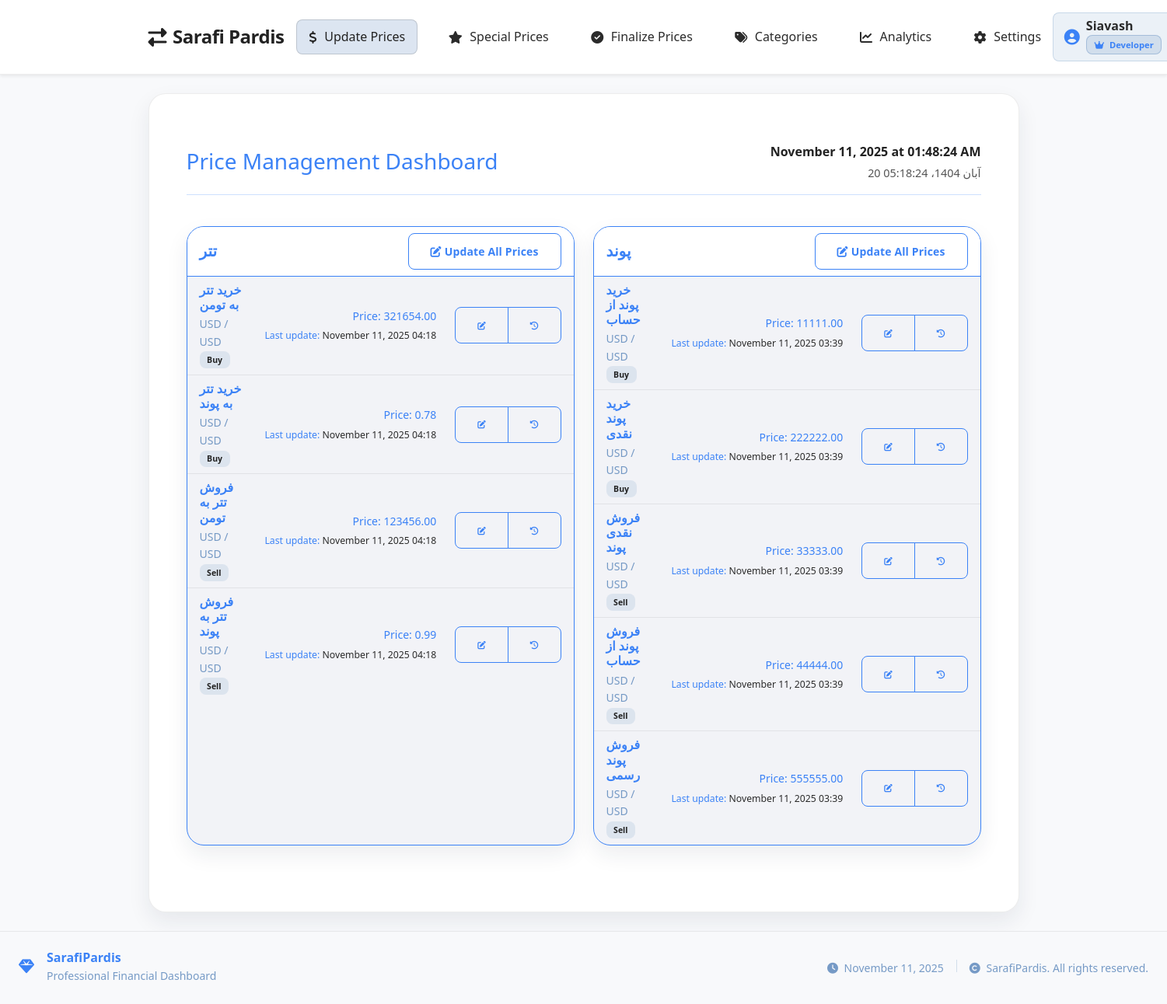
Page /prices/ (signed in) on the committed database.
### accounts/models.py (models this page shows, shortened)
class CustomUser(AbstractBaseUser, PermissionsMixin):
    ROLE_MANAGEMENT = 'management'
    ROLE_EMPLOYEE = 'employee'
    ROLE_DEVELOPER = 'developer'
    ROLE_CHOICES = (
        (ROLE_MANAGEMENT, 'Management'),
        (ROLE_EMPLOYEE, 'Employee'),
        (ROLE_DEVELOPER, 'Developer'),
    )
    username = models.CharField(max_length=150, unique=True)
    full_name = models.CharField(max_length=255, blank=True)
    role = models.CharField(max_length=20, choices=ROLE_CHOICES, default=ROLE_EMPLOYEE)
    is_active = models.BooleanField(default=True)
    is_staff = models.BooleanField(default=False)
    date_joined = models.DateTimeField(default=timezone.now)
    objects = CustomUserManager()
    USERNAME_FIELD = 'username'
    REQUIRED_FIELDS = []
    class Meta:
        verbose_name = 'user'
        verbose_name_plural = 'users'
    def get_full_name(self):
        return self.full_name or self.username

### category/models.py (models this page shows, shortened)
class Category(models.Model):
    name = models.CharField(max_length=100, unique=True)
    slug = models.SlugField(max_length=120, unique=True, blank=True)
    description = models.TextField(blank=True, null=True)
    created_at = models.DateTimeField(auto_now_add=True)
    updated_at = models.DateTimeField(auto_now=True)
    class Meta:
        verbose_name = "Category"
        verbose_name_plural = "Categories"
        ordering = ['name']

class PriceType(models.Model):
    category = models.ForeignKey(Category, on_delete=models.CASCADE, related_name='price_types')
    name = models.CharField(max_length=100)
    slug = models.SlugField(max_length=120, blank=True)
    source_currency = models.ForeignKey('Currency', on_delete=models.PROTECT, related_name='+')
    target_currency = models.ForeignKey('Currency', on_delete=models.PROTECT, related_name='+')
    TRADE_CHOICES = (
        ('buy', 'Buy'),
        ('sell', 'Sell'),
    )
    trade_type = models.CharField(max_length=10, choices=TRADE_CHOICES)
    description = models.TextField(blank=True, null=True)
    created_at = models.DateTimeField(auto_now_add=True)
    updated_at = models.DateTimeField(auto_now=True)
    class Meta:
        verbose_name = "PriceType"
        verbose_name_plural = "PriceTypes"
        ordering = ['name']
        constraints = [
            models.UniqueConstraint(fields=['category', 'name'], name='unique_category_pricetype_name'),
        ]

class Currency(models.Model):
    code = models.CharField(max_length=10, unique=True)
    name = models.CharField(max_length=100)
    symbol = models.CharField(max_length=10, blank=True)
    class Meta:
        verbose_name = 'Currency'
        verbose_name_plural = 'Currencies'

### change_price/models.py (models this page shows, shortened)
class PriceHistory(models.Model):
    price_type = models.ForeignKey(PriceType, on_delete=models.CASCADE, related_name='price_histories')
    price = models.DecimalField(max_digits=20, decimal_places=2, validators=[MinValueValidator(0)])
    created_at = models.DateTimeField(auto_now_add=True)
    updated_at = models.DateTimeField(auto_now=True)
    notes = models.TextField(blank=True, null=True)
    class Meta:
        verbose_name = "Price History"
        verbose_name_plural = "Price Histories"
        ordering = ['-created_at']

### change_price/views.py (the view)
# urls.py: path('', views.price_dashboard, name='dashboard'),
def price_dashboard(request):
    categories = Category.objects.prefetch_related(
        Prefetch(
            'price_types',
            queryset=PriceType.objects.prefetch_related('price_histories').select_related(
                'source_currency', 'target_currency'
            )
        )
    ).all()
    context = {
        'categories': categories
    }
    return render(request, 'change_price/price_dashboard.html', context)

### category/context_processors.py (called while the page is built)
def categories_processor(request):
    return {
        'categories': Category.objects.prefetch_related('price_types').all()
    }

### change_price/templates/change_price/price_dashboard.html (shortened to what this page needs)
{% extends "base.html" %}
{% load static %}
{% load change_price_tags %}
{% block content %}
<div class="container-fluid py-4">
    <div class="row mb-4">
        <div class="col-12">
            <div class="d-flex justify-content-between align-items-center">
                <h1 class="h3 mb-0 text-gold">Price Management Dashboard</h1>
                <div class="text-gold-light time-display">
                    <div class="time-english" id="current-time"></div>
                    <div class="time-jalali" id="current-time-jalali"></div>
                </div>
            </div>
            <hr class="border-gold">
        </div>
    </div>
    <div class="row">
        {% for category in categories %}
        <div class="col-md-6 mb-4">
            <div class="card bg-dark border-gold h-100">
                <div class="card-header bg-black-secondary border-bottom-gold">
                    <div class="d-flex justify-content-between align-items-center">
                        <h5 class="card-title mb-0 text-gold">{{ category.name }}</h5>
                        <div>
                            <a href="{% url 'change_price:update_category_prices' category.id %}"
                               class="btn btn-sm btn-outline-light border-gold text-gold">
                                <i class="fas fa-edit me-1"></i>Update All Prices
                            </a>
                        </div>
                    </div>
                </div>
                <div class="card-body p-0">
                    <div class="list-group list-group-flush">
                        {% for price_type in category.price_types.all %}
                        <div class="list-group-item bg-dark border-light-gold">
                            <div class="row align-items-center">
                                <div class="col">
                                    <h6 class="mb-1 text-gold">{{ price_type.name }}</h6>
                                    <div class="small">
                                        <span class="text-gold-light me-3">{{ price_type.source_currency.code }} / {{ price_type.target_currency.code }}</span>
                                        <span class="badge bg-light-gold text-dark">{{ price_type.get_trade_type_display }}</span>
                                    </div>
                                </div>
                                <div class="col-auto">
                                    {% with latest_price=price_type.price_histories.first %}
                                    {% if latest_price %}
                                    <div class="text-end small">
                                        <div class="text-gold mb-1">Price: {{ latest_price.price }}</div>
                                        <div class="text-gold small">
                                            Last update:
                                            <span>{{ latest_price.updated_at|date:"F d, Y H:i" }}</span>
                                        </div>
                                    </div>
                                    {% else %}
                                    <div class="text-gold">No prices set</div>
                                    {% endif %}
                                    {% endwith %}
                                </div>
                                <div class="col-auto">
                                    <div class="btn-group">
                                        <a href="{% url 'change_price:update_price' price_type.id %}"
                                           class="btn btn-sm btn-outline-light border-gold text-gold"
                                           title="Update Price">
                                        </a>
                                        <a href="{% url 'change_price:price_history' price_type.id %}"
                                           class="btn btn-sm btn-outline-light border-gold text-gold"
                                           title="View History">
                                        </a>
                                    </div>
                                </div>
                            </div>
                        </div>
                        {% endfor %}
                    </div>
                </div>
            </div>
        </div>
        {% endfor %}
    </div>
</div>
{% endblock %}

### templates/base.html (shortened to what this page needs)
<!DOCTYPE html>
<html lang="en">
<head>
    {% load static %}
    <link href="{% static 'css/bootstrap.min.css' %}" rel="stylesheet">
    <link href="https://cdnjs.cloudflare.com/ajax/libs/font-awesome/6.4.0/css/all.min.css" rel="stylesheet">
    <link href="{% static 'css/style.css' %}" rel="stylesheet">
</head>
<body>
    {% include 'partials/navbar.html' %}
    <main class="container my-4">
        {% block content %}
        {% endblock %}
    </main>
    {% include 'partials/footer.html' %}
</body>
</html>

### templates/partials/navbar.html (shortened to what this page needs)
<nav class="navbar navbar-expand-lg sticky-top shadow-sm" id="mainNavbar">
        <div class="container ps-0 d-flex align-items-center">
            <a class="navbar-brand fw-bold d-flex align-items-center" href="{% url 'dashboard:home' %}">
                <i class="fas fa-exchange-alt me-2"></i>
                Sarafi Pardis
            </a>
            <div class="collapse navbar-collapse flex-grow-1" id="mainNavbarContent">
                <ul class="navbar-nav mx-auto mb-2 mb-lg-0">
                                          <li class="nav-item">
                          <a class="nav-link" href="{% url 'change_price:dashboard' %}">
                              <i class="fas fa-dollar-sign me-1"></i>
                              Update Prices
                          </a>
                      </li>
                      <li class="nav-item">
                          <a class="nav-link" href="{% url 'special_price:dashboard' %}">
                              <i class="fas fa-star me-1"></i>
                              Special Prices
                          </a>
                      </li>
                      <li class="nav-item">
                          <a class="nav-link" href="{% url 'finalize:dashboard' %}">
                              <i class="fas fa-check-circle me-1"></i>
                              Finalize Prices
                          </a>
                      </li>
                      <li class="nav-item">
                          <a class="nav-link" href="{% url 'category:category_dashboard' %}">
                              <i class="fas fa-tags me-1"></i>
                              Categories
                          </a>
                      </li>
                    <li class="nav-item">
                        <a class="nav-link" href="#">
                            <i class="fas fa-chart-line me-1"></i>
                            Analytics
                        </a>
                    </li>
                    <li class="nav-item">
                        <a class="nav-link" href="{% url 'setting:settings' %}">
                            <i class="fas fa-cog me-1"></i>
                            Settings
                        </a>
                    </li>
                </ul>
                <ul class="navbar-nav user-section align-items-center">
                    {% if user.is_authenticated %}
                        <li class="nav-item">
                            <div class="user-info d-flex align-items-center">
                                <i class="fas fa-user-circle me-2 fs-5" style="color: var(--color-accent);"></i>
                                <div class="text-start">
                                    <div class="fw-semibold lh-1">
                                        {% if user.get_full_name %}
                                            {{ user.get_full_name }}
                                        {% else %}
                                            {{ user.username }}
                                        {% endif %}
                                    </div>
                                    <div class="small text-muted mt-1">
                                        <span class="badge user-role-badge">
                                            <i class="fas fa-crown me-1"></i>
                                            {{ user.role|capfirst }}
                                        </span>
                                    </div>
                                </div>
                            </div>
                        </li>
                    {% endif %}
                </ul>
            </div>
        </div>
    </nav>

### templates/partials/footer.html (shortened to what this page needs)
<footer class="footer mt-auto py-4">
    <div class="container-fluid">
        <div class="row align-items-center">
            <div class="col-md-6 text-center text-md-start">
                <div class="d-flex align-items-center justify-content-center justify-content-md-start">
                    <div class="me-3">
                        <i class="fas fa-gem text-gold fs-5"></i>
                    </div>
                    <div>
                        <h6 class="mb-0 text-gold fw-bold">SarafiPardis</h6>
                        <small class="text-gold-light">Professional Financial Dashboard</small>
                    </div>
                </div>
            </div>
            <div class="col-md-6 text-center text-md-end mt-3 mt-md-0">
                <div class="d-flex flex-column flex-sm-row align-items-center justify-content-center justify-content-md-end gap-3">
                    <small class="text-gold-light">
                        <i class="fas fa-clock me-1"></i>
                        {% now "F j, Y" %}
                    </small>
                    <small class="text-gold-light">
                        <i class="fas fa-copyright me-1"></i>
                          SarafiPardis. All rights reserved.
                    </small>
                </div>
            </div>
        </div>
    </div>
</footer>

### rows in the picture
CustomUser: get_full_name "Siavash", role "Developer"
Category: name "تتر"
PriceType: name "خرید تتر به تومن", source_currency.code "USD", target_currency.code "USD", trade_type "Buy", price_histories.first.price "321654.00", price_histories.first.updated_at "November 11, 2025 04:18"
PriceType: name "خرید تتر به پوند", source_currency.code "USD", target_currency.code "USD", trade_type "Buy", price_histories.first.price "0.78", price_histories.first.updated_at "November 11, 2025 04:18"
PriceType: name "فروش تتر به تومن", source_currency.code "USD", target_currency.code "USD", trade_type "Sell", price_histories.first.price "123456.00", price_histories.first.updated_at "November 11, 2025 04:18"
PriceType: name "فروش تتر به پوند", source_currency.code "USD", target_currency.code "USD", trade_type "Sell", price_histories.first.price "0.99", price_histories.first.updated_at "November 11, 2025 04:18"
Category: name "پوند"
PriceType: name "خرید پوند از حساب", source_currency.code "USD", target_currency.code "USD", trade_type "Buy", price_histories.first.price "11111.00", price_histories.first.updated_at "November 11, 2025 03:39"
PriceType: name "خرید پوند نقدی", source_currency.code "USD", target_currency.code "USD", trade_type "Buy", price_histories.first.price "222222.00", price_histories.first.updated_at "November 11, 2025 03:39"
PriceType: name "فروش نقدی پوند", source_currency.code "USD", target_currency.code "USD", trade_type "Sell", price_histories.first.price "33333.00", price_histories.first.updated_at "November 11, 2025 03:39"
PriceType: name "فروش پوند از حساب", source_currency.code "USD", target_currency.code "USD", trade_type "Sell", price_histories.first.price "44444.00", price_histories.first.updated_at "November 11, 2025 03:39"
PriceType: name "فروش پوند رسمی", source_currency.code "USD", target_currency.code "USD", trade_type "Sell", price_histories.first.price "555555.00", price_histories.first.updated_at "November 11, 2025 03:39"
